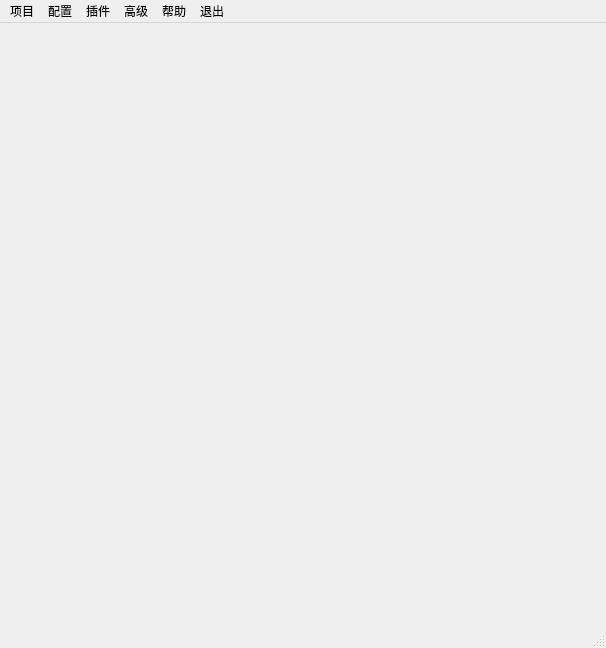
<?xml version="1.0" encoding="UTF-8"?>
<ui version="4.0">
 <class>Root</class>
 <widget class="QMainWindow" name="Root">
  <property name="geometry">
   <rect>
    <x>0</x>
    <y>0</y>
    <width>606</width>
    <height>648</height>
   </rect>
  </property>
  <property name="windowTitle">
   <string>NoneBot QDesktop</string>
  </property>
  <widget class="QWidget" name="centralwidget">
   <widget class="QStackedWidget" name="pages">
    <property name="geometry">
     <rect>
      <x>0</x>
      <y>0</y>
      <width>600</width>
      <height>600</height>
     </rect>
    </property>
    <property name="minimumSize">
     <size>
      <width>600</width>
      <height>600</height>
     </size>
    </property>
    <property name="maximumSize">
     <size>
      <width>600</width>
      <height>600</height>
     </size>
    </property>
    <property name="currentIndex">
     <number>0</number>
    </property>
    <widget class="QWidget" name="page">
     <property name="enabled">
      <bool>false</bool>
     </property>
    </widget>
    <widget class="QWidget" name="page_2"/>
   </widget>
  </widget>
  <widget class="QMenuBar" name="menubar">
   <property name="geometry">
    <rect>
     <x>0</x>
     <y>0</y>
     <width>606</width>
     <height>32</height>
    </rect>
   </property>
   <widget class="QMenu" name="project">
    <property name="title">
     <string>项目</string>
    </property>
    <addaction name="new_project"/>
    <addaction name="open_project"/>
    <addaction name="get_project"/>
    <addaction name="separator"/>
    <addaction name="run_project"/>
    <addaction name="separator"/>
    <addaction name="open_dir"/>
   </widget>
   <widget class="QMenu" name="config">
    <property name="title">
     <string>配置</string>
    </property>
    <addaction name="config_bot"/>
    <addaction name="separator"/>
    <addaction name="config_driver"/>
    <addaction name="config_adapter"/>
    <addaction name="separator"/>
    <addaction name="config_env"/>
   </widget>
   <widget class="QMenu" name="plugin">
    <property name="title">
     <string>插件</string>
    </property>
    <addaction name="download_plugin"/>
    <addaction name="list_plugin"/>
    <addaction name="upgrade_plugin"/>
    <addaction name="separator"/>
    <addaction name="rm_plugin"/>
   </widget>
   <widget class="QMenu" name="senior">
    <property name="title">
     <string>高级</string>
    </property>
    <addaction name="senior_terminal"/>
   </widget>
   <widget class="QMenu" name="help">
    <property name="title">
     <string>帮助</string>
    </property>
    <addaction name="help_us"/>
    <addaction name="help_qt6"/>
   </widget>
   <widget class="QMenu" name="exit">
    <property name="title">
     <string>退出</string>
    </property>
   </widget>
   <addaction name="project"/>
   <addaction name="config"/>
   <addaction name="plugin"/>
   <addaction name="senior"/>
   <addaction name="help"/>
   <addaction name="exit"/>
  </widget>
  <widget class="QStatusBar" name="statusbar"/>
  <action name="help_us">
   <property name="text">
    <string>关于</string>
   </property>
  </action>
  <action name="help_qt6">
   <property name="text">
    <string>关于Qt6</string>
   </property>
  </action>
  <action name="new_project">
   <property name="text">
    <string>新建</string>
   </property>
  </action>
  <action name="open_project">
   <property name="text">
    <string>打开</string>
   </property>
  </action>
  <action name="get_project">
   <property name="text">
    <string>获取</string>
   </property>
  </action>
  <action name="config_bot">
   <property name="text">
    <string>项目配置</string>
   </property>
  </action>
  <action name="run_project">
   <property name="text">
    <string>运行</string>
   </property>
  </action>
  <action name="open_dir">
   <property name="text">
    <string>打开项目文件夹</string>
   </property>
  </action>
  <action name="config_driver">
   <property name="text">
    <string>管理驱动器</string>
   </property>
  </action>
  <action name="download_plugin">
   <property name="text">
    <string>下载</string>
   </property>
  </action>
  <action name="list_plugin">
   <property name="text">
    <string>列表</string>
   </property>
  </action>
  <action name="upgrade_plugin">
   <property name="text">
    <string>更新</string>
   </property>
  </action>
  <action name="rm_plugin">
   <property name="text">
    <string>移除</string>
   </property>
  </action>
  <action name="config_adapter">
   <property name="text">
    <string>管理适配器</string>
   </property>
  </action>
  <action name="config_env">
   <property name="text">
    <string>管理环境</string>
   </property>
  </action>
  <action name="senior_terminal">
   <property name="text">
    <string>终端</string>
   </property>
  </action>
 </widget>
 <resources/>
 <connections>
  <connection>
   <sender>new_project</sender>
   <signal>triggered()</signal>
   <receiver>pages</receiver>
   <slot>update()</slot>
   <hints>
    <hint type="sourcelabel">
     <x>-1</x>
     <y>-1</y>
    </hint>
    <hint type="destinationlabel">
     <x>299</x>
     <y>331</y>
    </hint>
   </hints>
  </connection>
 </connections>
</ui>
